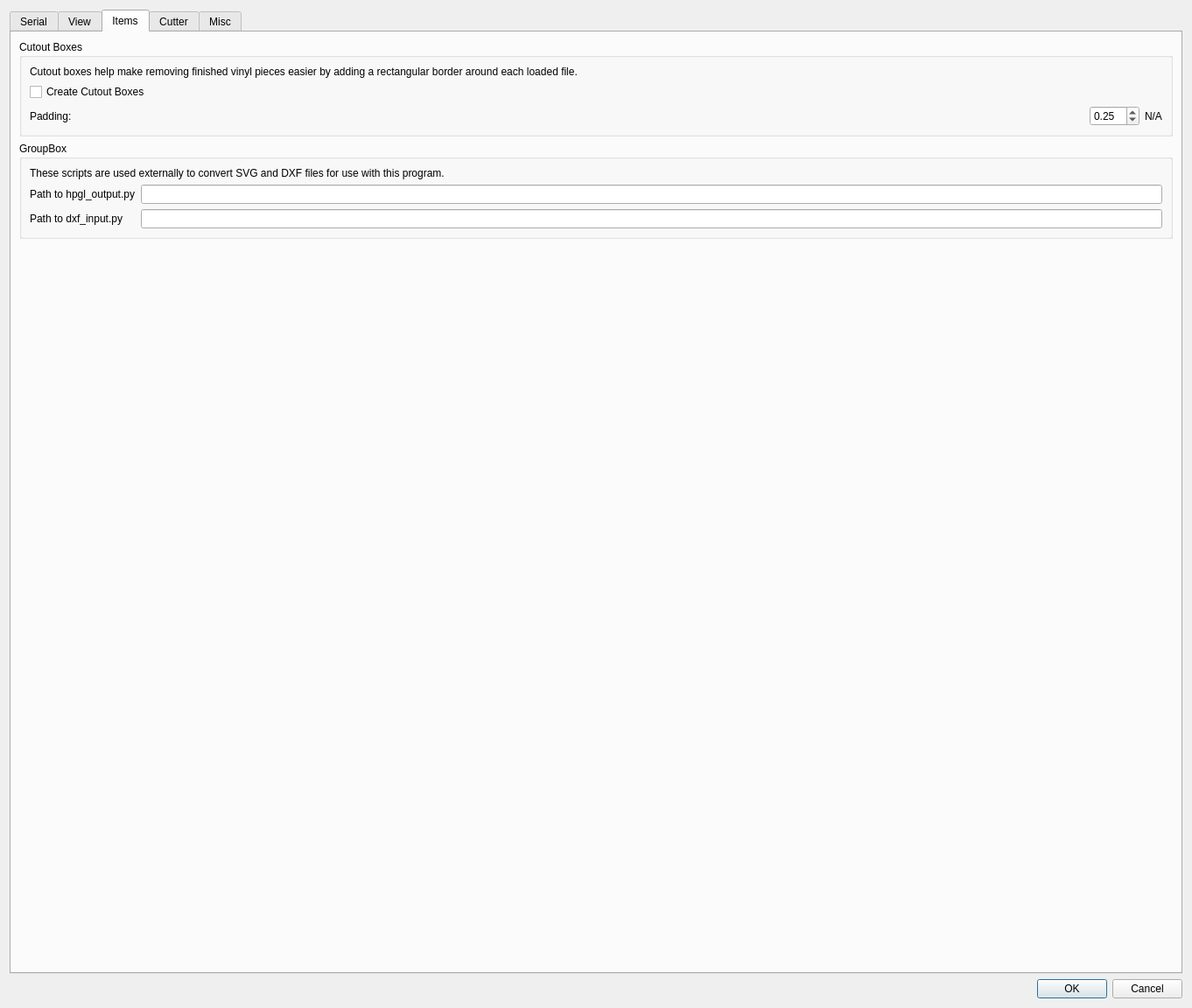
<?xml version="1.0" encoding="UTF-8"?>
<ui version="4.0">
 <class>DialogSettings</class>
 <widget class="QDialog" name="DialogSettings">
  <property name="geometry">
   <rect>
    <x>0</x>
    <y>0</y>
    <width>1362</width>
    <height>1152</height>
   </rect>
  </property>
  <property name="windowTitle">
   <string>Dialog</string>
  </property>
  <layout class="QVBoxLayout" name="verticalLayout">
   <item>
    <widget class="QTabWidget" name="tabWidget">
     <property name="sizePolicy">
      <sizepolicy hsizetype="Expanding" vsizetype="Expanding">
       <horstretch>0</horstretch>
       <verstretch>0</verstretch>
      </sizepolicy>
     </property>
     <property name="currentIndex">
      <number>2</number>
     </property>
     <widget class="QWidget" name="tab">
      <attribute name="title">
       <string>Serial</string>
      </attribute>
      <layout class="QHBoxLayout" name="horizontalLayout">
       <item>
        <layout class="QFormLayout" name="formLayout">
         <item row="0" column="0">
          <widget class="QLabel" name="label_port">
           <property name="text">
            <string>Port: </string>
           </property>
          </widget>
         </item>
         <item row="0" column="1">
          <widget class="QComboBox" name="comboBox_serialPort">
           <property name="toolTip">
            <string>Serial device (automatically found)</string>
           </property>
           <property name="editable">
            <bool>false</bool>
           </property>
          </widget>
         </item>
         <item row="1" column="1">
          <widget class="QLineEdit" name="lineEdit_serialPort">
           <property name="toolTip">
            <string>Path to serial device; overrides dropdown menu</string>
           </property>
          </widget>
         </item>
         <item row="2" column="0">
          <widget class="QLabel" name="label">
           <property name="text">
            <string>Baud Rate: </string>
           </property>
          </widget>
         </item>
         <item row="2" column="1">
          <widget class="QComboBox" name="comboBox_baud"/>
         </item>
         <item row="3" column="0">
          <widget class="QLabel" name="label_2">
           <property name="text">
            <string>Parity: </string>
           </property>
          </widget>
         </item>
         <item row="3" column="1">
          <widget class="QComboBox" name="comboBox_parity"/>
         </item>
         <item row="4" column="0">
          <widget class="QLabel" name="label_3">
           <property name="text">
            <string>Bytesize: </string>
           </property>
          </widget>
         </item>
         <item row="4" column="1">
          <widget class="QComboBox" name="comboBox_bytesize"/>
         </item>
         <item row="5" column="0">
          <widget class="QLabel" name="label_4">
           <property name="text">
            <string>Stopbits: </string>
           </property>
          </widget>
         </item>
         <item row="5" column="1">
          <widget class="QComboBox" name="comboBox_stopbits"/>
         </item>
        </layout>
       </item>
       <item>
        <layout class="QVBoxLayout" name="verticalLayout_3">
         <item>
          <layout class="QVBoxLayout" name="verticalLayout_2">
           <item>
            <widget class="QPushButton" name="pushButton_serialRefresh">
             <property name="sizePolicy">
              <sizepolicy hsizetype="Preferred" vsizetype="Maximum">
               <horstretch>0</horstretch>
               <verstretch>0</verstretch>
              </sizepolicy>
             </property>
             <property name="text">
              <string>Refresh List</string>
             </property>
            </widget>
           </item>
           <item>
            <widget class="QRadioButton" name="radioButton_XonXoff">
             <property name="toolTip">
              <string>Software Flow Control</string>
             </property>
             <property name="text">
              <string>&amp;XON/XOFF</string>
             </property>
            </widget>
           </item>
           <item>
            <widget class="QRadioButton" name="radioButton_RtsCts">
             <property name="statusTip">
              <string>Hardware Flow Control</string>
             </property>
             <property name="text">
              <string>RTS/CTS</string>
             </property>
            </widget>
           </item>
           <item>
            <widget class="QRadioButton" name="radioButton_flowControlNone">
             <property name="statusTip">
              <string>No Flow Control</string>
             </property>
             <property name="text">
              <string>&amp;None</string>
             </property>
            </widget>
           </item>
          </layout>
         </item>
         <item>
          <spacer name="verticalSpacer_2">
           <property name="orientation">
            <enum>Qt::Vertical</enum>
           </property>
           <property name="sizeHint" stdset="0">
            <size>
             <width>20</width>
             <height>40</height>
            </size>
           </property>
          </spacer>
         </item>
        </layout>
       </item>
      </layout>
     </widget>
     <widget class="QWidget" name="tab_2">
      <attribute name="title">
       <string>View</string>
      </attribute>
      <layout class="QVBoxLayout" name="verticalLayout_4">
       <item>
        <widget class="QGroupBox" name="groupBox">
         <property name="title">
          <string>Cut Path Preview</string>
         </property>
         <layout class="QVBoxLayout" name="verticalLayout_6">
          <item>
           <layout class="QFormLayout" name="formLayout_3">
            <item row="0" column="0">
             <widget class="QLabel" name="label_7">
              <property name="text">
               <string>Size:</string>
              </property>
             </widget>
            </item>
            <item row="0" column="1">
             <widget class="QSpinBox" name="spinBox_downPen_size">
              <property name="sizePolicy">
               <sizepolicy hsizetype="Maximum" vsizetype="Fixed">
                <horstretch>0</horstretch>
                <verstretch>0</verstretch>
               </sizepolicy>
              </property>
              <property name="minimum">
               <number>1</number>
              </property>
              <property name="maximum">
               <number>20</number>
              </property>
              <property name="value">
               <number>2</number>
              </property>
             </widget>
            </item>
           </layout>
          </item>
          <item>
           <layout class="QHBoxLayout" name="horizontalLayout_12">
            <property name="sizeConstraint">
             <enum>QLayout::SetDefaultConstraint</enum>
            </property>
            <item>
             <layout class="QFormLayout" name="formLayout_4">
              <item row="0" column="0">
               <widget class="QLabel" name="label_8">
                <property name="text">
                 <string>R</string>
                </property>
               </widget>
              </item>
              <item row="0" column="1">
               <widget class="QSpinBox" name="spinBox_downPen_red">
                <property name="maximum">
                 <number>255</number>
                </property>
                <property name="value">
                 <number>40</number>
                </property>
               </widget>
              </item>
             </layout>
            </item>
            <item>
             <layout class="QFormLayout" name="formLayout_5">
              <item row="0" column="0">
               <widget class="QLabel" name="label_9">
                <property name="text">
                 <string>G</string>
                </property>
               </widget>
              </item>
              <item row="0" column="1">
               <widget class="QSpinBox" name="spinBox_downPen_green">
                <property name="maximum">
                 <number>255</number>
                </property>
                <property name="value">
                 <number>100</number>
                </property>
               </widget>
              </item>
             </layout>
            </item>
            <item>
             <layout class="QFormLayout" name="formLayout_6">
              <item row="0" column="0">
               <widget class="QLabel" name="label_10">
                <property name="text">
                 <string>B</string>
                </property>
               </widget>
              </item>
              <item row="0" column="1">
               <widget class="QSpinBox" name="spinBox_downPen_blue">
                <property name="maximum">
                 <number>255</number>
                </property>
                <property name="value">
                 <number>200</number>
                </property>
               </widget>
              </item>
             </layout>
            </item>
            <item>
             <widget class="QGraphicsView" name="graphicsView_penDownDemo">
              <property name="sizePolicy">
               <sizepolicy hsizetype="Fixed" vsizetype="Fixed">
                <horstretch>0</horstretch>
                <verstretch>0</verstretch>
               </sizepolicy>
              </property>
              <property name="minimumSize">
               <size>
                <width>100</width>
                <height>25</height>
               </size>
              </property>
              <property name="maximumSize">
               <size>
                <width>50</width>
                <height>25</height>
               </size>
              </property>
              <property name="sizeIncrement">
               <size>
                <width>1</width>
                <height>1</height>
               </size>
              </property>
              <property name="baseSize">
               <size>
                <width>50</width>
                <height>10</height>
               </size>
              </property>
              <property name="verticalScrollBarPolicy">
               <enum>Qt::ScrollBarAlwaysOff</enum>
              </property>
              <property name="horizontalScrollBarPolicy">
               <enum>Qt::ScrollBarAlwaysOff</enum>
              </property>
              <property name="interactive">
               <bool>false</bool>
              </property>
              <property name="sceneRect">
               <rectf>
                <x>0.000000000000000</x>
                <y>0.000000000000000</y>
                <width>0.000000000000000</width>
                <height>0.000000000000000</height>
               </rectf>
              </property>
              <property name="transformationAnchor">
               <enum>QGraphicsView::NoAnchor</enum>
              </property>
             </widget>
            </item>
            <item>
             <spacer name="horizontalSpacer">
              <property name="orientation">
               <enum>Qt::Horizontal</enum>
              </property>
              <property name="sizeHint" stdset="0">
               <size>
                <width>40</width>
                <height>20</height>
               </size>
              </property>
             </spacer>
            </item>
           </layout>
          </item>
         </layout>
        </widget>
       </item>
       <item>
        <widget class="QGroupBox" name="groupBox_2">
         <property name="title">
          <string>Travel Path Preview</string>
         </property>
         <layout class="QVBoxLayout" name="verticalLayout_7">
          <item>
           <layout class="QFormLayout" name="formLayout_7">
            <item row="0" column="1">
             <widget class="QSpinBox" name="spinBox_upPen_size">
              <property name="sizePolicy">
               <sizepolicy hsizetype="Maximum" vsizetype="Fixed">
                <horstretch>0</horstretch>
                <verstretch>0</verstretch>
               </sizepolicy>
              </property>
              <property name="minimum">
               <number>1</number>
              </property>
              <property name="maximum">
               <number>20</number>
              </property>
              <property name="value">
               <number>1</number>
              </property>
             </widget>
            </item>
            <item row="0" column="0">
             <widget class="QLabel" name="label_12">
              <property name="text">
               <string>Size:</string>
              </property>
             </widget>
            </item>
           </layout>
          </item>
          <item>
           <layout class="QHBoxLayout" name="horizontalLayout_13">
            <item>
             <layout class="QFormLayout" name="formLayout_8">
              <item row="0" column="0">
               <widget class="QLabel" name="label_13">
                <property name="text">
                 <string>R</string>
                </property>
               </widget>
              </item>
              <item row="0" column="1">
               <widget class="QSpinBox" name="spinBox_upPen_red">
                <property name="maximum">
                 <number>255</number>
                </property>
                <property name="value">
                 <number>230</number>
                </property>
               </widget>
              </item>
             </layout>
            </item>
            <item>
             <layout class="QFormLayout" name="formLayout_9">
              <item row="0" column="0">
               <widget class="QLabel" name="label_14">
                <property name="text">
                 <string>G</string>
                </property>
               </widget>
              </item>
              <item row="0" column="1">
               <widget class="QSpinBox" name="spinBox_upPen_green">
                <property name="maximum">
                 <number>255</number>
                </property>
                <property name="value">
                 <number>150</number>
                </property>
               </widget>
              </item>
             </layout>
            </item>
            <item>
             <layout class="QFormLayout" name="formLayout_10">
              <item row="0" column="0">
               <widget class="QLabel" name="label_15">
                <property name="text">
                 <string>B</string>
                </property>
               </widget>
              </item>
              <item row="0" column="1">
               <widget class="QSpinBox" name="spinBox_upPen_blue">
                <property name="maximum">
                 <number>255</number>
                </property>
                <property name="value">
                 <number>150</number>
                </property>
               </widget>
              </item>
             </layout>
            </item>
            <item>
             <widget class="QGraphicsView" name="graphicsView_penUpDemo">
              <property name="sizePolicy">
               <sizepolicy hsizetype="Fixed" vsizetype="Fixed">
                <horstretch>0</horstretch>
                <verstretch>0</verstretch>
               </sizepolicy>
              </property>
              <property name="minimumSize">
               <size>
                <width>100</width>
                <height>25</height>
               </size>
              </property>
              <property name="maximumSize">
               <size>
                <width>50</width>
                <height>25</height>
               </size>
              </property>
              <property name="baseSize">
               <size>
                <width>0</width>
                <height>0</height>
               </size>
              </property>
              <property name="verticalScrollBarPolicy">
               <enum>Qt::ScrollBarAlwaysOff</enum>
              </property>
              <property name="horizontalScrollBarPolicy">
               <enum>Qt::ScrollBarAlwaysOff</enum>
              </property>
              <property name="interactive">
               <bool>false</bool>
              </property>
              <property name="sceneRect">
               <rectf>
                <x>0.000000000000000</x>
                <y>0.000000000000000</y>
                <width>0.000000000000000</width>
                <height>0.000000000000000</height>
               </rectf>
              </property>
             </widget>
            </item>
            <item>
             <spacer name="horizontalSpacer_2">
              <property name="orientation">
               <enum>Qt::Horizontal</enum>
              </property>
              <property name="sizeHint" stdset="0">
               <size>
                <width>40</width>
                <height>20</height>
               </size>
              </property>
             </spacer>
            </item>
           </layout>
          </item>
         </layout>
        </widget>
       </item>
       <item>
        <widget class="QGroupBox" name="groupBox_3">
         <property name="toolTip">
          <string/>
         </property>
         <property name="title">
          <string>Units</string>
         </property>
         <layout class="QFormLayout" name="formLayout_12">
          <item row="0" column="1">
           <widget class="QComboBox" name="comboBox_deviceWidthType">
            <property name="sizePolicy">
             <sizepolicy hsizetype="Preferred" vsizetype="Fixed">
              <horstretch>0</horstretch>
              <verstretch>0</verstretch>
             </sizepolicy>
            </property>
            <property name="toolTip">
             <string>Units set here are used throughout the application.</string>
            </property>
            <property name="currentText">
             <string/>
            </property>
           </widget>
          </item>
          <item row="0" column="0">
           <widget class="QLabel" name="label_6">
            <property name="text">
             <string>Application's Units</string>
            </property>
           </widget>
          </item>
         </layout>
        </widget>
       </item>
       <item>
        <widget class="QGroupBox" name="groupBox_5">
         <property name="toolTip">
          <string>Grids are approximate.</string>
         </property>
         <property name="title">
          <string>Grid</string>
         </property>
         <layout class="QFormLayout" name="formLayout_14">
          <item row="2" column="0">
           <widget class="QLabel" name="label_18">
            <property name="text">
             <string>Alignment Grid Size</string>
            </property>
           </widget>
          </item>
          <item row="2" column="1">
           <layout class="QHBoxLayout" name="horizontalLayout_4">
            <item>
             <spacer name="horizontalSpacer_5">
              <property name="orientation">
               <enum>Qt::Horizontal</enum>
              </property>
              <property name="sizeHint" stdset="0">
               <size>
                <width>40</width>
                <height>20</height>
               </size>
              </property>
             </spacer>
            </item>
            <item>
             <widget class="QSpinBox" name="spinBox_viewGridSize">
              <property name="minimum">
               <number>1</number>
              </property>
             </widget>
            </item>
            <item>
             <widget class="QLabel" name="label_viewGridUnits">
              <property name="toolTip">
               <string>Units set by &quot;View-&gt;Units&quot;</string>
              </property>
              <property name="text">
               <string>N/A</string>
              </property>
             </widget>
            </item>
           </layout>
          </item>
          <item row="1" column="0">
           <widget class="QCheckBox" name="checkBox_viewGridEnabled">
            <property name="text">
             <string>Draw Alignment Grid</string>
            </property>
           </widget>
          </item>
         </layout>
        </widget>
       </item>
       <item>
        <spacer name="verticalSpacer">
         <property name="orientation">
          <enum>Qt::Vertical</enum>
         </property>
         <property name="sizeHint" stdset="0">
          <size>
           <width>20</width>
           <height>40</height>
          </size>
         </property>
        </spacer>
       </item>
      </layout>
     </widget>
     <widget class="QWidget" name="tab_5">
      <attribute name="title">
       <string>Items</string>
      </attribute>
      <layout class="QVBoxLayout" name="verticalLayout_8">
       <item>
        <widget class="QGroupBox" name="groupBox_4">
         <property name="title">
          <string>Cutout Boxes</string>
         </property>
         <layout class="QVBoxLayout" name="verticalLayout_9">
          <item>
           <widget class="QLabel" name="label_11">
            <property name="text">
             <string>Cutout boxes help make removing finished vinyl pieces easier by adding a rectangular border around each loaded file.</string>
            </property>
            <property name="wordWrap">
             <bool>true</bool>
            </property>
           </widget>
          </item>
          <item>
           <widget class="QCheckBox" name="checkBox_enableCutoutBoxes">
            <property name="text">
             <string>Create Cutout Boxes</string>
            </property>
           </widget>
          </item>
          <item>
           <layout class="QFormLayout" name="formLayout_13">
            <item row="0" column="0">
             <widget class="QLabel" name="label_17">
              <property name="toolTip">
               <string>Distance from file's shape to cutout box.</string>
              </property>
              <property name="text">
               <string>Padding:</string>
              </property>
             </widget>
            </item>
            <item row="0" column="1">
             <layout class="QHBoxLayout" name="horizontalLayout_3">
              <item>
               <spacer name="horizontalSpacer_4">
                <property name="orientation">
                 <enum>Qt::Horizontal</enum>
                </property>
                <property name="sizeHint" stdset="0">
                 <size>
                  <width>40</width>
                  <height>20</height>
                 </size>
                </property>
               </spacer>
              </item>
              <item>
               <widget class="QDoubleSpinBox" name="doubleSpinBox_cutoutBoxesPadding">
                <property name="value">
                 <double>0.250000000000000</double>
                </property>
               </widget>
              </item>
              <item>
               <widget class="QLabel" name="label_cutoutBoxPadding">
                <property name="toolTip">
                 <string>Units set by &quot;View-&gt;Units&quot;</string>
                </property>
                <property name="text">
                 <string>N/A</string>
                </property>
               </widget>
              </item>
             </layout>
            </item>
           </layout>
          </item>
         </layout>
        </widget>
       </item>
       <item>
        <widget class="QGroupBox" name="groupBox_8">
         <property name="title">
          <string>GroupBox</string>
         </property>
         <layout class="QVBoxLayout" name="verticalLayout_11">
          <item>
           <widget class="QLabel" name="label_20">
            <property name="text">
             <string>These scripts are used externally to convert SVG and DXF files for use with this program.</string>
            </property>
            <property name="wordWrap">
             <bool>true</bool>
            </property>
           </widget>
          </item>
          <item>
           <layout class="QFormLayout" name="formLayout_16">
            <item row="0" column="0">
             <widget class="QLabel" name="label_21">
              <property name="text">
               <string>Path to hpgl_output.py</string>
              </property>
             </widget>
            </item>
            <item row="0" column="1">
             <widget class="QLineEdit" name="lineEdit_importSvgPath"/>
            </item>
            <item row="1" column="0">
             <widget class="QLabel" name="label_22">
              <property name="text">
               <string>Path to dxf_input.py</string>
              </property>
             </widget>
            </item>
            <item row="1" column="1">
             <widget class="QLineEdit" name="lineEdit_importDxfPath"/>
            </item>
           </layout>
          </item>
         </layout>
        </widget>
       </item>
       <item>
        <spacer name="verticalSpacer_4">
         <property name="orientation">
          <enum>Qt::Vertical</enum>
         </property>
         <property name="sizeHint" stdset="0">
          <size>
           <width>20</width>
           <height>40</height>
          </size>
         </property>
        </spacer>
       </item>
      </layout>
     </widget>
     <widget class="QWidget" name="tab_3">
      <attribute name="title">
       <string>Cutter</string>
      </attribute>
      <layout class="QVBoxLayout" name="verticalLayout_5">
       <item>
        <widget class="QGroupBox" name="groupBox_speed">
         <property name="title">
          <string>Speed</string>
         </property>
         <layout class="QFormLayout" name="formLayout_2">
          <item row="0" column="0">
           <widget class="QCheckBox" name="checkBox_deviceIncrementalOutput">
            <property name="toolTip">
             <string extracomment="Use this if sending all of the serial data at once overwhelms the cutter and causes it to crash."/>
            </property>
            <property name="text">
             <string>Enable incremental serial output</string>
            </property>
            <property name="checked">
             <bool>true</bool>
            </property>
           </widget>
          </item>
          <item row="1" column="0">
           <widget class="QLabel" name="label_23">
            <property name="text">
             <string>Cut Speed (mm/s)</string>
            </property>
           </widget>
          </item>
          <item row="1" column="1">
           <widget class="QSpinBox" name="spinBox_deviceCutSpeed">
            <property name="minimum">
             <number>10</number>
            </property>
            <property name="maximum">
             <number>1000</number>
            </property>
            <property name="singleStep">
             <number>10</number>
            </property>
            <property name="value">
             <number>80</number>
            </property>
           </widget>
          </item>
          <item row="2" column="0">
           <widget class="QLabel" name="label_5">
            <property name="text">
             <string>Travel Speed (mm/s)</string>
            </property>
           </widget>
          </item>
          <item row="2" column="1">
           <widget class="QSpinBox" name="spinBox_deviceTravelSpeed">
            <property name="minimum">
             <number>10</number>
            </property>
            <property name="maximum">
             <number>1000</number>
            </property>
            <property name="singleStep">
             <number>10</number>
            </property>
            <property name="value">
             <number>150</number>
            </property>
           </widget>
          </item>
         </layout>
        </widget>
       </item>
       <item>
        <widget class="QGroupBox" name="groupBox_size">
         <property name="title">
          <string>Size</string>
         </property>
         <layout class="QFormLayout" name="formLayout_11">
          <item row="0" column="0">
           <widget class="QLabel" name="label_16">
            <property name="text">
             <string>Device Width</string>
            </property>
           </widget>
          </item>
          <item row="0" column="1">
           <layout class="QHBoxLayout" name="horizontalLayout_2">
            <item>
             <spacer name="horizontalSpacer_3">
              <property name="orientation">
               <enum>Qt::Horizontal</enum>
              </property>
              <property name="sizeHint" stdset="0">
               <size>
                <width>40</width>
                <height>20</height>
               </size>
              </property>
             </spacer>
            </item>
            <item>
             <widget class="QSpinBox" name="spinBox_deviceWidth">
              <property name="sizePolicy">
               <sizepolicy hsizetype="Preferred" vsizetype="Fixed">
                <horstretch>0</horstretch>
                <verstretch>0</verstretch>
               </sizepolicy>
              </property>
              <property name="toolTip">
               <string>The width of your vinyl/paper</string>
              </property>
              <property name="minimum">
               <number>1</number>
              </property>
              <property name="maximum">
               <number>1000</number>
              </property>
              <property name="value">
               <number>36</number>
              </property>
             </widget>
            </item>
            <item>
             <widget class="QLabel" name="label_deviceWidth">
              <property name="toolTip">
               <string>Units set by &quot;View-&gt;Units&quot;</string>
              </property>
              <property name="text">
               <string>N/A</string>
              </property>
             </widget>
            </item>
           </layout>
          </item>
         </layout>
        </widget>
       </item>
       <item>
        <spacer name="verticalSpacer_3">
         <property name="orientation">
          <enum>Qt::Vertical</enum>
         </property>
         <property name="sizeHint" stdset="0">
          <size>
           <width>20</width>
           <height>40</height>
          </size>
         </property>
        </spacer>
       </item>
      </layout>
     </widget>
     <widget class="QWidget" name="tab_4">
      <attribute name="title">
       <string>Misc</string>
      </attribute>
      <layout class="QVBoxLayout" name="verticalLayout_10">
       <item>
        <widget class="QGroupBox" name="groupBox_6">
         <property name="title">
          <string>Danger Zone</string>
         </property>
         <layout class="QHBoxLayout" name="horizontalLayout_5">
          <item>
           <widget class="QPushButton" name="pushButton_settingsClear">
            <property name="sizePolicy">
             <sizepolicy hsizetype="Maximum" vsizetype="Fixed">
              <horstretch>0</horstretch>
              <verstretch>0</verstretch>
             </sizepolicy>
            </property>
            <property name="text">
             <string>Reset All Settings</string>
            </property>
           </widget>
          </item>
          <item>
           <widget class="QPushButton" name="pushButton_settingsPrint">
            <property name="sizePolicy">
             <sizepolicy hsizetype="Maximum" vsizetype="Fixed">
              <horstretch>0</horstretch>
              <verstretch>0</verstretch>
             </sizepolicy>
            </property>
            <property name="text">
             <string>Print All Settings</string>
            </property>
           </widget>
          </item>
         </layout>
        </widget>
       </item>
       <item>
        <widget class="QGroupBox" name="groupBox_7">
         <property name="title">
          <string>Post Processing</string>
         </property>
         <layout class="QFormLayout" name="formLayout_15">
          <item row="1" column="0">
           <widget class="QLabel" name="label_19">
            <property name="toolTip">
             <string>Shell command to run after plotting has finished.</string>
            </property>
            <property name="text">
             <string>Script path</string>
            </property>
           </widget>
          </item>
          <item row="1" column="1">
           <widget class="QLineEdit" name="lineEdit_hookFinishedPath"/>
          </item>
          <item row="0" column="1">
           <widget class="QCheckBox" name="checkBox_hookFinishedEnabled">
            <property name="text">
             <string>Enable Finished-Plotting Hook</string>
            </property>
           </widget>
          </item>
         </layout>
        </widget>
       </item>
      </layout>
     </widget>
    </widget>
   </item>
   <item>
    <widget class="QDialogButtonBox" name="buttonBox">
     <property name="orientation">
      <enum>Qt::Horizontal</enum>
     </property>
     <property name="standardButtons">
      <set>QDialogButtonBox::Cancel|QDialogButtonBox::Ok</set>
     </property>
    </widget>
   </item>
  </layout>
 </widget>
 <resources/>
 <connections>
  <connection>
   <sender>buttonBox</sender>
   <signal>accepted()</signal>
   <receiver>DialogSettings</receiver>
   <slot>accept()</slot>
   <hints>
    <hint type="sourcelabel">
     <x>248</x>
     <y>254</y>
    </hint>
    <hint type="destinationlabel">
     <x>157</x>
     <y>274</y>
    </hint>
   </hints>
  </connection>
  <connection>
   <sender>buttonBox</sender>
   <signal>rejected()</signal>
   <receiver>DialogSettings</receiver>
   <slot>reject()</slot>
   <hints>
    <hint type="sourcelabel">
     <x>316</x>
     <y>260</y>
    </hint>
    <hint type="destinationlabel">
     <x>286</x>
     <y>274</y>
    </hint>
   </hints>
  </connection>
 </connections>
</ui>
